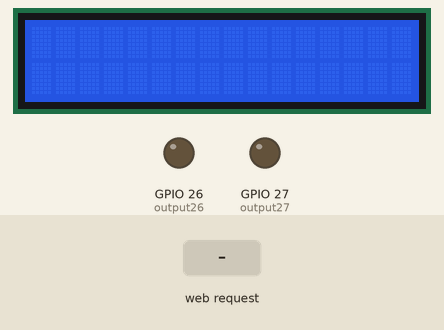
The sketch below on a simulated ESP32. Shown: 16×2 character LCD, output pins drawn as LEDs (lit = HIGH). The inputs (shaded band) are chosen by the test bench. WiFi joins after 1.5 s; servers stay silent unless stated; what the sketch prints to the serial monitor is not drawn.

Above: at 2.7 s.
2.8 s: HTTP request GET /26/on received
At 4.0 s:
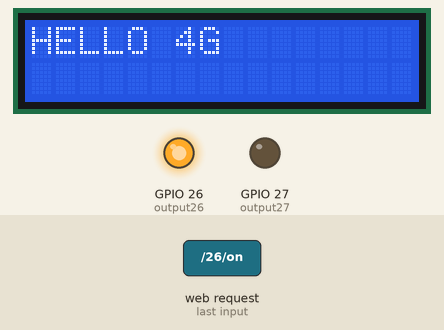
4.3 s: HTTP request GET /26/off received
At 5.4 s:
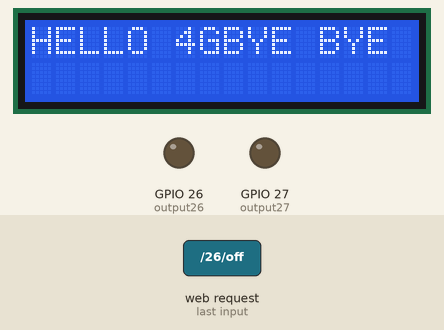
5.8 s: HTTP request GET /27/on received
At 6.5 s:
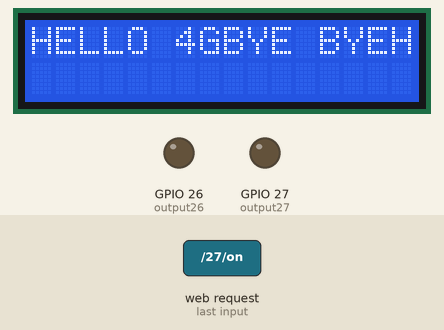
7.3 s: HTTP request GET /26/on received
At 7.6 s:
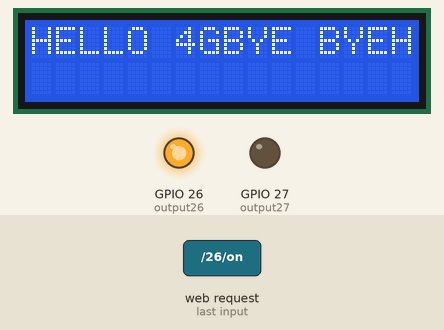
8.8 s: HTTP request GET /26/off received
At 10.0 s:
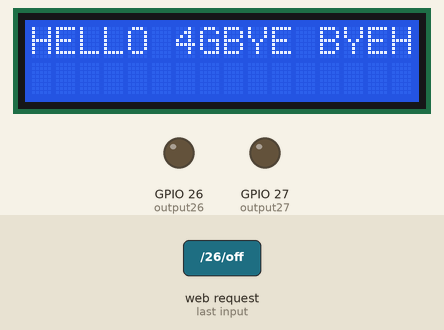
10.3 s: HTTP request GET /27/off received
At 11.2 s:
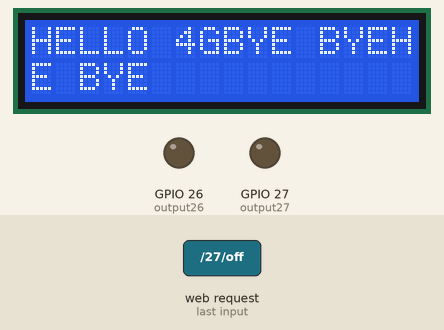
Timing chart, 0 to 12.8 s (numbered marks = the images above; inputs shaded):
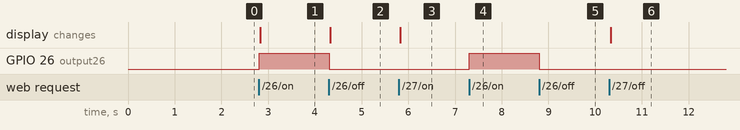

The sketch:

temp_lcd_esp.ino
```cpp
// Load Wi-Fi library
#include <WiFi.h>
#include <LiquidCrystal_I2C.h>


// Replace with your network credentials
const char* ssid = "Zarin";
const char* password = "987654321";

// Set web server port number to 80
WiFiServer server(80);

// Variable to store the HTTP request
String header;

// Auxiliar variables to store the current output state
String output26State = "off";
String output27State = "off";

// Assign output variables to GPIO pins
const int output26 = 26;
const int output27 = 27;

// Current time
unsigned long currentTime = millis();
// Previous time
unsigned long previousTime = 0;
// Define timeout time in milliseconds (example: 2000ms = 2s)
const long timeoutTime = 2000;
LiquidCrystal_I2C lcd (0x27, 16, 2);

void setup() {
  Serial.begin(9600);
  lcd.begin(16,2);
  lcd.backlight();
  lcd.setCursor(0,0);

  // Initialize the output variables as outputs
  pinMode(output26, OUTPUT);
 pinMode(output27, OUTPUT);
  // Set outputs to LOW
  digitalWrite(output26, LOW);

  digitalWrite(output27, LOW);

  // Connect to Wi-Fi network with SSID and password
  Serial.print("Connecting to ");
  Serial.println(ssid);
  WiFi.begin(ssid, password);
  while (WiFi.status() != WL_CONNECTED) {
    delay(500);
    Serial.print(".");
  }
  // Print local IP address and start web server
  Serial.println("");
  Serial.println("WiFi connected.");
  Serial.println("IP address: ");
  Serial.println(WiFi.localIP());
  server.begin();
}

void loop(){
  WiFiClient client = server.available();   // Listen for incoming clients

  if (client) {                             // If a new client connects,
    currentTime = millis();
    previousTime = currentTime;
    Serial.println("New Client.");          // print a message out in the serial port
    String currentLine = "";                // make a String to hold incoming data from the client
    while (client.connected() && currentTime - previousTime <= timeoutTime) {  // loop while the client's connected
      currentTime = millis();
      if (client.available()) {             // if there's bytes to read from the client,
        char c = client.read();             // read a byte, then
        Serial.write(c);                    // print it out the serial monitor
        header += c;
        if (c == '\n') {                    // if the byte is a newline character
          // if the current line is blank, you got two newline characters in a row.
          // that's the end of the client HTTP request, so send a response:
          if (currentLine.length() == 0) {
            // HTTP headers always start with a response code (e.g. HTTP/1.1 200 OK)
            // and a content-type so the client knows what's coming, then a blank line:
            client.println("HTTP/1.1 200 OK");
            client.println("Content-type:text/html");
            client.println("Connection: close");
            client.println();

            // turns the GPIOs on and off
            if (header.indexOf("GET /26/on") >= 0) {
              Serial.println("GPIO 26 on");
              output26State = "on";
              digitalWrite(output26, HIGH);
                        lcd.print("HELLO 4G");

            } else if (header.indexOf("GET /26/off") >= 0) {
              Serial.println("GPIO 26 off");
              output26State = "off";
              digitalWrite(output26, LOW);
                           lcd.print("BYE BYE");

            } else if (header.indexOf("GET /27/on") >= 0) {
              Serial.println("GPIO 27 on");
              output27State = "on";
              lcd.print("HELLO 4G");
            //digitalWrite(output27, HIGH);
            } else if (header.indexOf("GET /27/off") >= 0) {
              Serial.println("GPIO 27 off");
              output27State = "off";
             lcd.print("BYE BYE");
       // digitalWrite(output27, LOW);
            }

            // Display the HTML web page
            client.println("<!DOCTYPE html><html>");
            client.println("<head><meta name=\"viewport\" content=\"width=device-width, initial-scale=1\">");
            client.println("<link rel=\"icon\" href=\"data:,\">");
            // CSS to style the on/off buttons
            // Feel free to change the background-color and font-size attributes to fit your preferences
            client.println("<style>html { font-family: Helvetica; display: inline-block; margin: 0px auto; text-align: center;}");
            client.println(".button { background-color: #4CAF50; border: none; color: white; padding: 16px 40px;");
            client.println("text-decoration: none; font-size: 30px; margin: 2px; cursor: pointer;}");
            client.println(".button2 {background-color: #555555;}</style></head>");

            // Web Page Heading
            client.println("<body><h1>ESP32 Web Server</h1>");

            // Display current state, and ON/OFF buttons for GPIO 26
            client.println("<p>GPIO 26 - State " + output26State + "</p>");
            // If the output26State is off, it displays the ON button
            if (output26State=="off") {
              client.println("<p><a href=\"/26/on\"><button class=\"button\">ON</button></a></p>");
            } else {
              client.println("<p><a href=\"/26/off\"><button class=\"button button2\">OFF</button></a></p>");
            }

            // Display current state, and ON/OFF buttons for GPIO 27
            client.println("<p>GPIO 27 - State " + output27State + "</p>");
            // If the output27State is off, it displays the ON button
            if (output27State=="off") {
              client.println("<p><a href=\"/27/on\"><button class=\"button\">ON</button></a></p>");
            } else {
              client.println("<p><a href=\"/27/off\"><button class=\"button button2\">OFF</button></a></p>");
            }
            client.println("</body></html>");

            // The HTTP response ends with another blank line
            client.println();
            // Break out of the while loop
            break;
          } else { // if you got a newline, then clear currentLine
            currentLine = "";
          }
        } else if (c != '\r') {  // if you got anything else but a carriage return character,
          currentLine += c;      // add it to the end of the currentLine
        }
      }
    }
    // Clear the header variable
    header = "";
    // Close the connection
    client.stop();
    Serial.println("Client disconnected.");
    Serial.println("");
  }
}
```

Measured:
- after the input at 2.8 s, GPIO 26 (output26): LOW → HIGH at once; the display: changes at once (image 1)
- after the input at 4.3 s, GPIO 26 (output26): HIGH → LOW at once; the display: changes at once (image 2)
- after the input at 5.8 s, the display: changes at once (image 3)
- after the input at 7.3 s, GPIO 26 (output26): LOW → HIGH at once
- after the input at 8.8 s, GPIO 26 (output26): HIGH → LOW at once
- after the input at 10.3 s, the display: changes at once (image 6)
